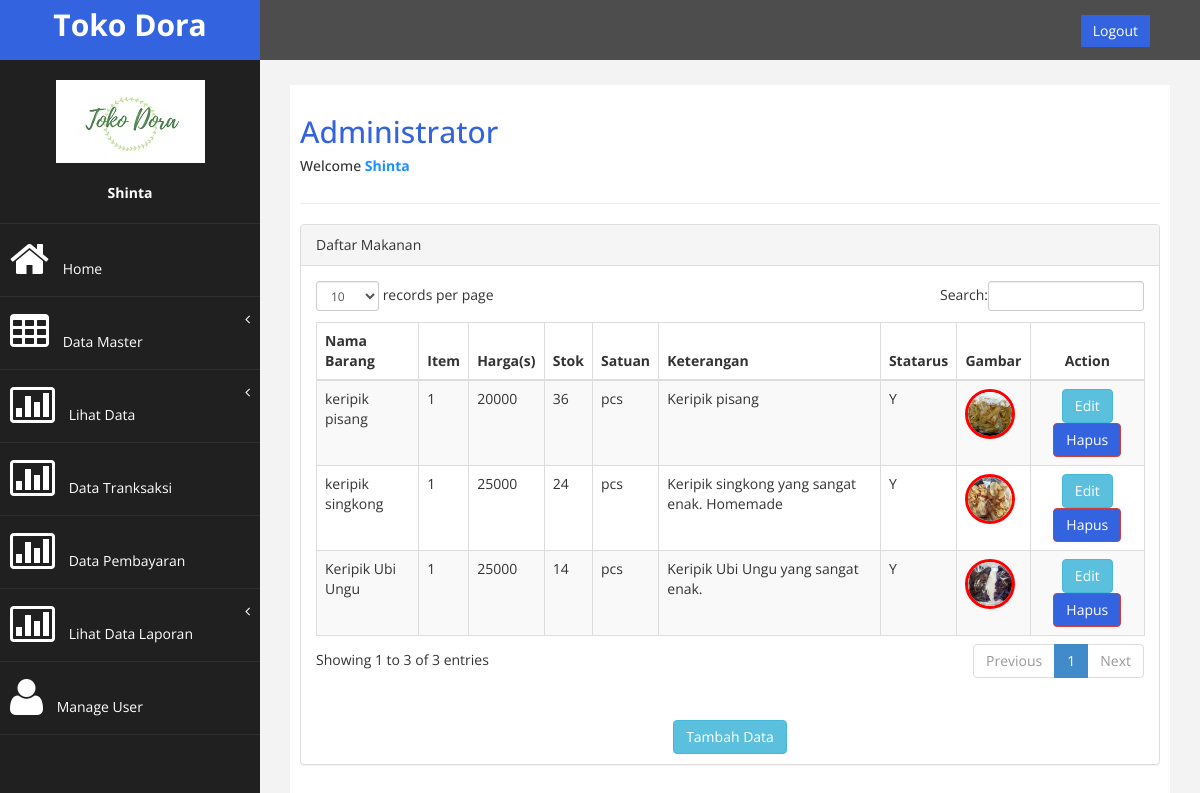
/admin/admin.php?page=lihat_makanan (signed in), run on the app's committed database.
### tables this page shows
CREATE TABLE `makanan` (
  `br_id` int(15) NOT NULL,
  `br_nm` varchar(50) NOT NULL,
  `br_item` int(4) NOT NULL,
  `br_hrg` int(10) NOT NULL,
  `br_berat` int(11) NOT NULL,
  `br_stok` int(9) NOT NULL,
  `br_satuan` varchar(20) NOT NULL,
  `ket` varchar(250) NOT NULL,
  `br_sts` varchar(2) NOT NULL,
  `br_gbr` varchar(100) NOT NULL
);

### admin/lihat_makanan.php (the view, shortened to what this page needs)
        <div class="panel panel-default">
            <div class="panel-heading">
                 Daftar Makanan
             </div>
            <div class="panel-body">
                <div class="table-responsive">
                    <table class="table table-striped table-bordered table-hover" id="dataTables-example">
                        <thead>
                            <tr>
                                <th> Nama Barang</th>
                                <th> Item</th>
                                <th>Harga(s)</th>
                                <th>Stok</th>
                                <th> Satuan</th>
                                <th> Keterangan</th>
                                <th> Statarus</th>
                                <th> Gambar</th>
                                <th> <center>Action</center> </th>
                            </tr>
                        </thead>
                        <tbody>
                        	   <?php
                    include 'koneksi.php';
                    $sql = mysqli_query($koneksi,"select * from makanan") or die (mysqli_error());
                    while ($data = mysqli_fetch_array($sql)){
                    ?>
                            <tr class="odd gradeX">
                                <td><?php echo $data['br_nm']; ?></td>
                                <td><?php echo $data['br_item']; ?></td>
                                <td><?php echo $data['br_hrg']; ?></td>
                                <td class="center"><?php echo $data['br_stok']; ?></td>
                                <td class="center"><?php echo $data['br_satuan']; ?></td>
                                <td> <?php echo $data['ket']; ?></td>
                                <td><?php echo $data['br_sts']; ?></td>
                                <td>    <div class="user-info">
                <div class="image">
                <img src="assets/images/makanan/<?php echo $data ['br_gbr']; ?>" width='50' height='50' alt='user' style='background-color: dodgerblue;
                border: 3px solid red;
                border-radius: 100%;' >
                </div>
                </div></td>
                                <td> <center><a href="?page=ubahproduk&id=<?php echo $data['br_id']; ?>"> <button class="btn btn-info"> Edit</button> </a>
                                	<a onclick="return confirm('Yakin ingin hapus data ini ??')" href="hapus_barang.php?page=hapusproduk&id=<?php echo $data['br_id']; ?>"> <button class="btn btn-danger"> Hapus</button> </a></center> </td>
                            </tr>
                              <?php
                            };
                            ?>
                        </tbody>
                    </table>
                </div>
            </div>
            <p class="text-center">
                        <a href="?page=makanan"> <button class="btn btn-info"> Tambah Data</button> </a>
</p>
        </div>

### admin/admin.php (shortened to what this page needs)
<!DOCTYPE html>
<html xmlns="http://www.w3.org/1999/xhtml">
<head>
    <link href="assets/css/bootstrap.css" rel="stylesheet" />
    <link href="assets/css/font-awesome.css" rel="stylesheet" />
    <link href="assets/css/custom.css" rel="stylesheet" />
    <link href="assets/js/dataTables/dataTables.bootstrap.css" rel="stylesheet" />
</head>
<body>
    <div id="wrapper">
        <nav class="navbar navbar-default navbar-cls-top " role="navigation" style="margin-bottom: 0">
            <div class="navbar-header">
                <a class="navbar-brand" href="admin.php"> Toko Dora</a>
            </div>
  <div style="color: white;
padding: 15px 50px 5px 50px;
float: right;
font-size: 16px;"> &nbsp; <a href="logout.php" class="btn btn-danger square-btn-adjust">Logout</a> </div>
        </nav>
                <nav class="navbar-default navbar-side" role="navigation">
            <div class="sidebar-collapse">
                <ul class="nav" id="main-menu">
        <li class="text-center">
                    <br>
                      <div class="image">
                    <?php $akun = $_SESSION["admin"];
                    echo "<img src='assets/user/Toko1.jpg'>";?>
                    <br> <br>
                    <?php echo "<b style='color:white;'>". $_SESSION["admin"]['nama']."</b>";?>
                </div>
                <br>
          </li>
                    <li>
                        <a  href="?page=admin"><i class="fa fa-home fa-3x"></i> Home</a>
                    </li>
                     <li>
                        <a href="#"><i class="fa fa-table fa-3x"></i> Data Master<span class="fa arrow"></span></a>
                      </li>
                        <li>
                        <a href="#"><i class="fa fa-bar-chart-o fa-3x"></i> Lihat Data <span class="fa arrow"></span></a>
                      </li>
                       <li>
                        <a href="?page=data_transaksi"><i class="fa fa-bar-chart-o fa-3x"></i> Data Tranksaksi </a>
                        </li>
                     <li>
                        <a href="?page=data_pembayaran"><i class="fa fa-bar-chart-o fa-3x"></i> Data Pembayaran </a>
                        </li>
                    <li>
                       <a href="#"><i class="fa fa-bar-chart-o fa-3x"></i> Lihat Data Laporan <span class="fa arrow"></span></a>
                    </li>
                    <li  >
                        <a  href="?page=user"><i class="fa fa-user fa-3x"></i> Manage User </a>
                    </li>
                </ul>
            </div>
        </nav>
        <div id="page-wrapper" >
            <div id="page-inner">
                <div class="row">
                    <div class="col-md-12">
                     <h2> Administrator</h2>
                        <h5>Welcome <?php echo "<b style='color:dodgerblue;'>". $_SESSION["admin"]['nama']."</b>"; ?> </h5>
                    </div>
                </div>
                 <hr />
                 <?php
                 $page =@$_GET['page'];
                 if (isset($_GET['page']))
                  {
                      if ($_GET['page']=="lihat_makanan"){
                        include 'lihat_makanan.php';
                      }
                  }elseif ($page=="") {
                    echo "SELAMAT DATANG DI HALAMAN ADMIN TOKO DORA";
                  }else{
                    echo " 404 Not Found . Halaman tidak ditemukan !!";
                  }
                  ?>
    </div>
            </div>
        </div>
</body>
</html>

### admin/assets/css/custom.css (style rules this page uses)
body { font-family: 'Open Sans', sans-serif; }
#wrapper { width: 100%; background:#202020; }
#page-wrapper { padding: 15px 15px; min-height: 600px; background:#F3F3F3; }
#page-inner { width:100%; margin:10px 20px 10px 0px; background-color:#fff!important; padding:10px; min-height:1200px; }
.text-center { text-align:center; }
h2 { color: #3363de; }
.square-btn-adjust { border: 0px solid transparent; -webkit-border-radius: 0px; -moz-border-radius: 0px; border-radius: 0px; }
p { font-size:16px; line-height:25px; padding-top:20px; }
.navbar-cls-top .navbar-brand { color: #fff; background: #0061c9; width: 260px; text-align: center; height: 60px; font-size: 30px; font-weight: 700; }
.arrow { float: right; }
.fa.arrow:before { content: "\f104"; }
.sidebar-collapse , .sidebar-collapse .nav { background:none; }
.sidebar-collapse .nav { padding:0; }
.sidebar-collapse .nav > li > a { color:#fff; background:#202020; text-shadow:none; }
.sidebar-collapse > .nav > li > a { padding:15px 10px; }
.sidebar-collapse > .nav > li { border-bottom: 1px solid rgba(107, 108, 109, 0.19); }
.navbar-side { border:none; background-color: #202020; }
.navbar-cls-top { background:#4D4D4D; border-bottom:none; }
.navbar-default { border:0px solid black; }
.navbar-header { background: #3363de; }
.nav > li > a > i { margin-right:10px; }
@media (min-width:768px) { #page-wrapper { margin: 0 0 0 260px; padding: 15px 30px; min-height: 1200px; } }
@media (min-width:768px) { .navbar-side { z-index: 1; position: absolute; width: 260px; } }
@media (min-width:768px) { .navbar { border-radius: 0px; } }

### data on the page
makanan: br_nm "Keripik Ubi Ungu", br_item "1", br_hrg "25000", br_stok "14", br_satuan "pcs", ket "Keripik Ubi Ungu yang sangat enak.", br_sts "Y", br_gbr (picture)
makanan: br_nm "keripik singkong", br_item "1", br_hrg "25000", br_stok "24", br_satuan "pcs", ket "Keripik singkong yang sangat enak. Homemade", br_sts "Y", br_gbr (picture)
makanan: br_nm "keripik pisang", br_item "1", br_hrg "20000", br_stok "36", br_satuan "pcs", ket "Keripik pisang", br_sts "Y", br_gbr (picture)

### other printed values
$_SESSION["admin"]['nama'] "Shinta"
